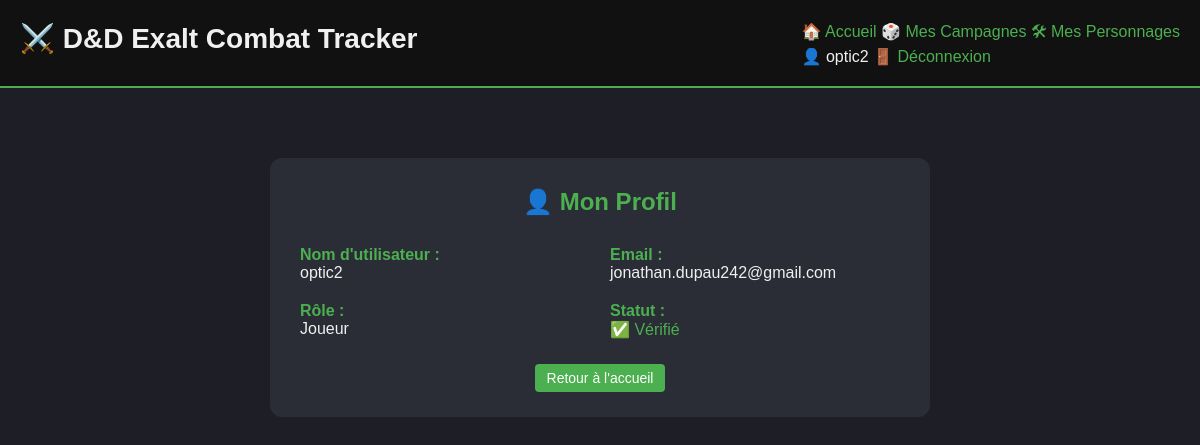
Screenshot of /auth/profile (signed in) with the database file from the repository.
### app/models/user.py (models this page shows, shortened)
class User(db.Model):
    id = db.Column(db.Integer, primary_key=True)
    username = db.Column(db.String(80), unique=True, nullable=False)
    email = db.Column(db.String(120), unique=True, nullable=False)
    password_hash = db.Column(db.String(255), nullable=False)
    role = db.Column(db.String(20), default='Joueur')  # Admin, MJ, Joueur
    is_verified = db.Column(db.Boolean, default=False)
    created_at = db.Column(db.DateTime, default=datetime.utcnow)
    last_login = db.Column(db.DateTime)
    is_active = db.Column(db.Boolean, default=True)
    campaign_memberships = db.relationship('CampaignMember', backref='member_user', lazy=True)

### app/routes/auth.py (the view)
@bp.route('/profile')
@login_required
def profile():
    from flask import g
    return render_template('auth/profile.html', user=g.current_user)

### app/services/auth_service.py (called while the page is built)
    @staticmethod
    def get_user_by_id(user_id):
        return User.query.get(user_id)

### templates/auth/profile.html
{% extends "base.html" %}
{% block content %}
<div style="max-width: 600px; margin: 50px auto; background: #2a2c36; padding: 30px; border-radius: 12px;">
    <h2 style="text-align: center; color: #4caf50; margin-bottom: 30px;">👤 Mon Profil</h2>
    <div style="display: grid; grid-template-columns: 1fr 1fr; gap: 20px;">
        <div>
            <strong style="color: #4caf50;">Nom d'utilisateur :</strong><br>
            <span style="color: #f0f0f0;">{{ user.username }}</span>
        </div>
        <div>
            <strong style="color: #4caf50;">Email :</strong><br>
            <span style="color: #f0f0f0;">{{ user.email }}</span>
        </div>
        <div>
            <strong style="color: #4caf50;">Rôle :</strong><br>
            <span style="color: #f0f0f0;">{{ user.role }}</span>
        </div>
        <div>
            <strong style="color: #4caf50;">Statut :</strong><br>
            {% if user.is_verified %}
                <span style="color: #4caf50;">✅ Vérifié</span>
            {% else %}
                <span style="color: #ff9800;">⚠️ En attente de vérification</span>
            {% endif %}
        </div>
    </div>
    <div style="text-align: center; margin-top: 30px;">
        <a href="{{ url_for('main.index') }}" class="btn-primary">Retour à l'accueil</a>
    </div>
</div>
{% endblock %}

### templates/base.html (shortened to what this page needs)
<!DOCTYPE html>
<html lang="fr">
<head>
    <link rel="stylesheet" href="{{ url_for('static', filename='css/base.css') }}">
    <link rel="stylesheet" href="{{ url_for('static', filename='css/layout.css') }}">
    <link rel="stylesheet" href="{{ url_for('static', filename='css/components.css') }}">
    <link rel="stylesheet" href="{{ url_for('static', filename='css/combat.css') }}">
    <link rel="stylesheet" href="{{ url_for('static', filename='css/dashboard.css') }}">
    <link rel="stylesheet" href="{{ url_for('static', filename='css/hud.css') }}">
    <link rel="stylesheet" href="{{ url_for('static', filename='css/templates.css') }}">
    <link rel="stylesheet" href="{{ url_for('static', filename='css/character.css') }}">
    <link rel="stylesheet" href="{{ url_for('static', filename='css/responsive.css') }}">
    <link rel="stylesheet" href="{{ url_for('static', filename='css/summary.css') }}">
    <link rel="stylesheet" href="{{ url_for('static', filename='css/exp_history.css') }}">
    <link rel="stylesheet" href="{{ url_for('static', filename='css/campaign.css') }}">
</head>
<body>
    <header>
        <h1>⚔️ D&D Exalt Combat Tracker</h1>
        <nav>
            <a href="{{ url_for('main.index') }}">🏠 Accueil</a>
            {% if session.user_id %}
                <a href="{{ url_for('campaign.list_campaigns') }}">🎲 Mes Campagnes</a>
                <a href="{{ url_for('template.manage_templates') }}">🛠 Mes Personnages</a>
                <div class="user-menu">
                    <span>👤 {{ current_user.username if current_user else 'Utilisateur' }}</span>
                    <a href="{{ url_for('auth.logout') }}">🚪 Déconnexion</a>
                </div>
            {% else %}
                <div class="auth-links">
                    <a href="{{ url_for('auth.login') }}">🔐 Connexion</a>
                    <a href="{{ url_for('auth.register') }}">📝 Inscription</a>
                </div>
            {% endif %}
        </nav>
    </header>
    <main>
        {% block content %}{% endblock %}
    </main>
</body>
</html>

### static/css/base.css (style rules this page uses)
body { font-family: Arial, sans-serif; background-color: #1e1f26; color: #f0f0f0; margin: 0; padding: 0; }
header { background: #111; padding: 20px; display: flex; justify-content: space-between; align-items: center; border-bottom: 2px solid #4caf50; }
header h1 { font-size: 28px; font-weight: bold; }
h1, h2, h3 { margin: 0 0 10px 0; }
main { padding: 20px; }
a { color: #4caf50; text-decoration: none; }

### static/css/components.css (style rules this page uses)
.btn, .btn-primary, .btn-danger, .btn-secondary { padding: 6px 12px; border-radius: 4px; text-decoration: none; color: white; border: none; cursor: pointer; font-size: 14px; }
.btn-primary { background: #4caf50; }

### rows the page displays
User: username "optic2", email "jonathan.dupau242@gmail.com", role "Joueur"
